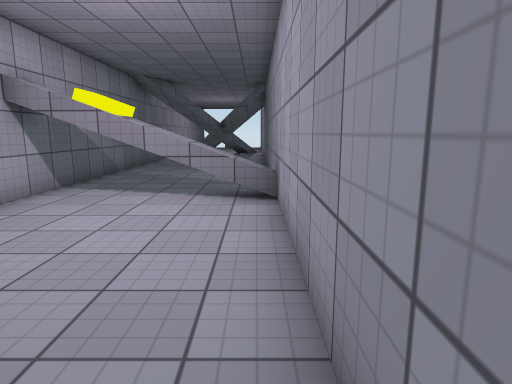
View 1 (above)

16 first-person views from a walk through a Unity game level. The camera is 1.5 m above the floor, tilts 10° down and sees 75° across. The floor is counted in squares, 1 m on a side. Each view is taken from the middle of a square. On the plan, view 1 faces up. The plan holds only what a view shows up to about 15 squares ahead; the rest is blank. The place goes on beyond the plan. The player character is not drawn. Surface patterns are stand-ins for the level's own textures.

View 2
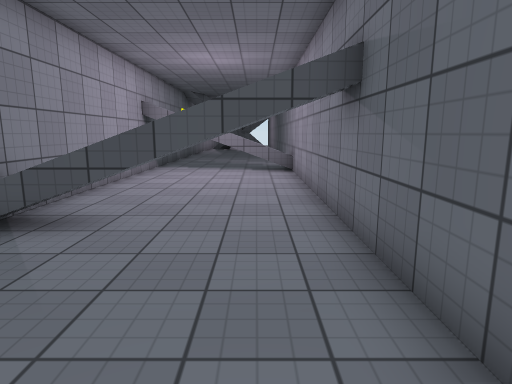

View 3
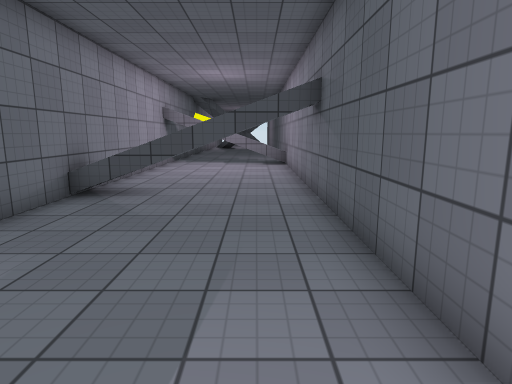

View 4
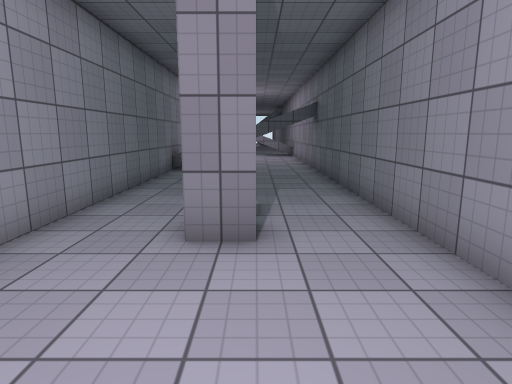

View 5
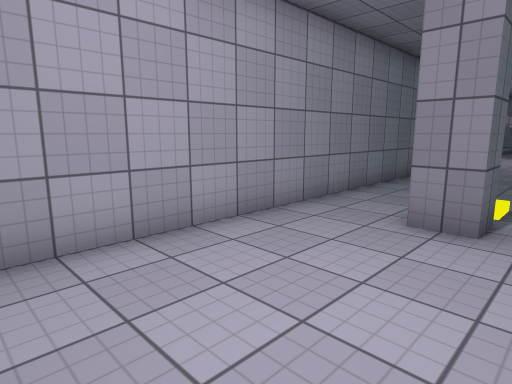

View 6
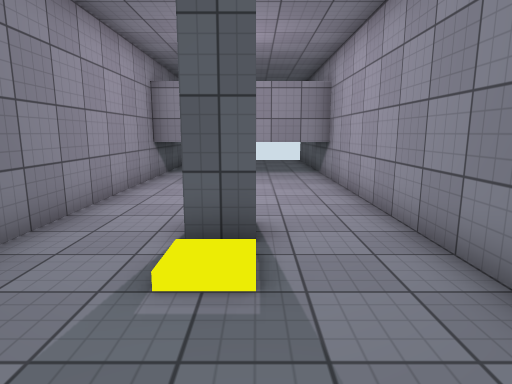

View 7
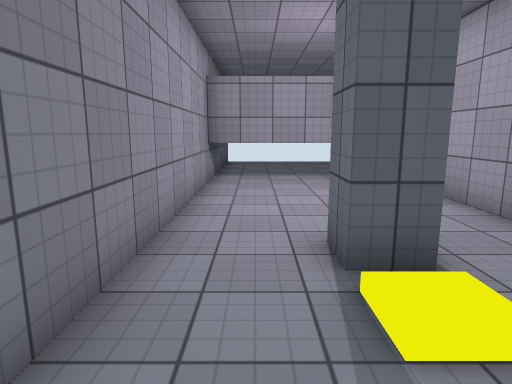

View 8
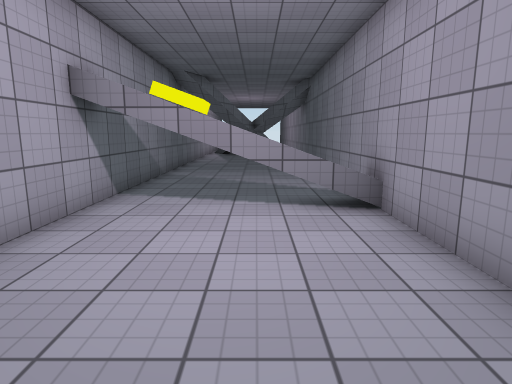

View 9
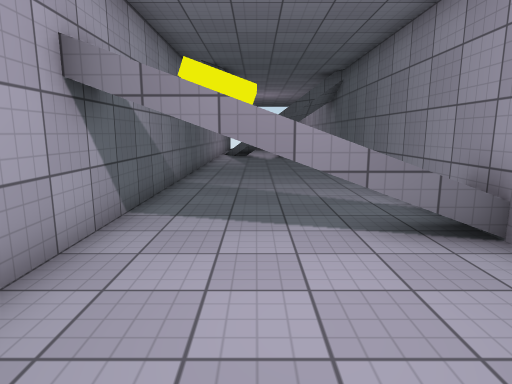

View 10
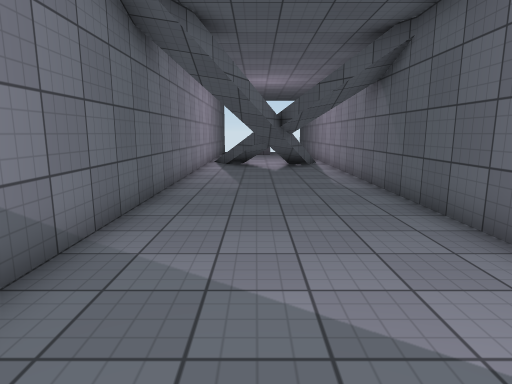

View 11
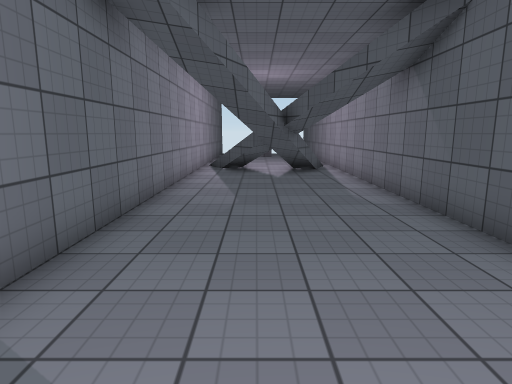

View 12
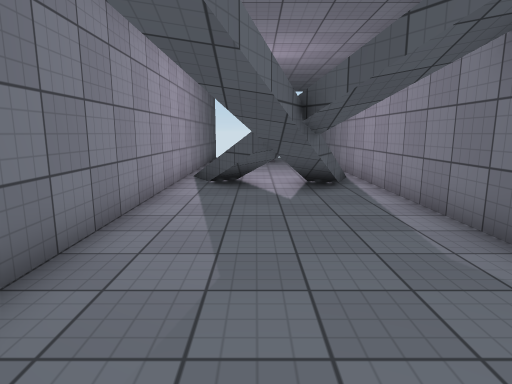

View 13
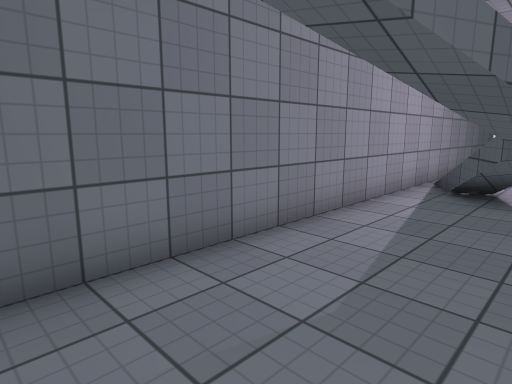

View 14
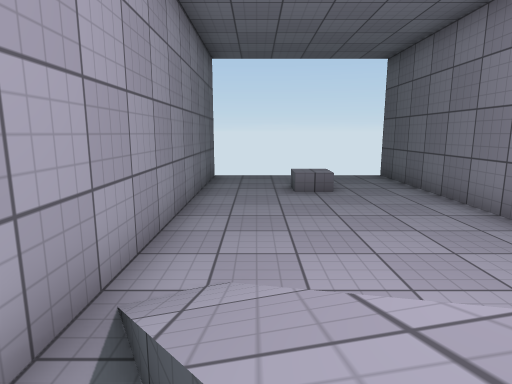

View 15
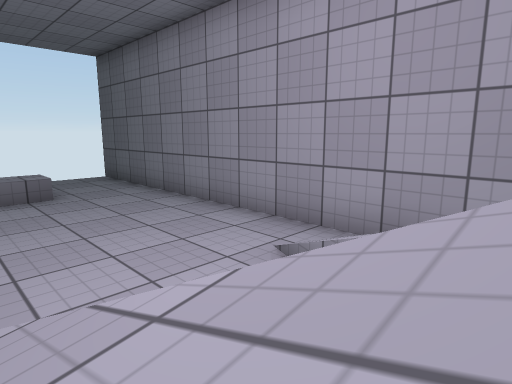

View 16
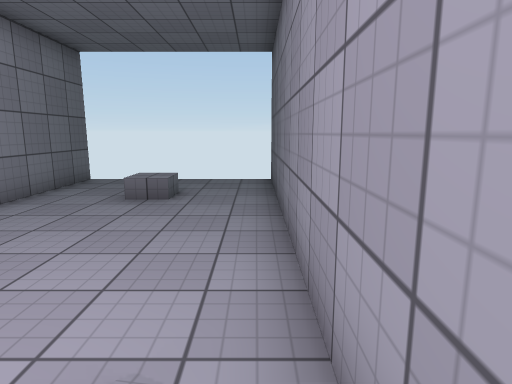

### Floor plan
Key: @ floor where view 1 was taken; # wall or solid block; . floor; = window, fence, low wall or low ledge; ^ raised ledge; T thing the floor can be seen under or through; O other object.
Columns run from 6 left of view 1 to 1 right of it. Each row starts with its distance up from view 1.
 36 #      #
 35 #......#
 34 #......#
 33 #......#
 32 #......#
 31 #......#
 30 #......#
 29 #......#
 28 #......#
 27 #......#
 26 #.O..O.#
 25 #.O=.O.#
 24 #..##=.#
 23 #.. ##.#
 22 #.. # .#
 21 #...#..#
 20 #......#
 19 #......#
 18 #......#
 17 #......#
 16 #......#
 15 #......#
 14 #......#
 13 #......#
 12 #......#
 11 #......#
 10 #......#
  9 #......#
  8 #..#^^^#
  7 #......#
  6 #......#
  5 #......#
  4 #......#
  3 #......#
  2 #......#
  1 #......#
  0 #^^^T @#
 -1 #^^^TT.#
 -2 #......#
 -3 #......#
 -4 #......#
 -5 #......#
 -6 #......#
 -7 #......#
 -8 #......#
 -9 #......#
-10 #...#..#
-11 #......#
-12 #......#
-13 #......#
-14 #......#
-15 #......#
-16 #......#
-17 ########

Positions as (right, up) in squares from view 1, and headings:
1: (0, 0), facing up
2: (-1, -6), facing up
3: (-1, -9), facing up
4: (-2, -15), facing up
5: (-1, -16), facing up-left
6: (-3, -5), facing down
7: (-1, -6), facing down
8: (-2, 1), facing up
9: (-3, 3), facing up
10: (-3, 9), facing up
11: (-3, 11), facing up
12: (-3, 15), facing up
13: (-2, 16), facing up-left
14: (-4, 24), facing up
15: (-4, 24), facing up-right
16: (0, 25), facing up
